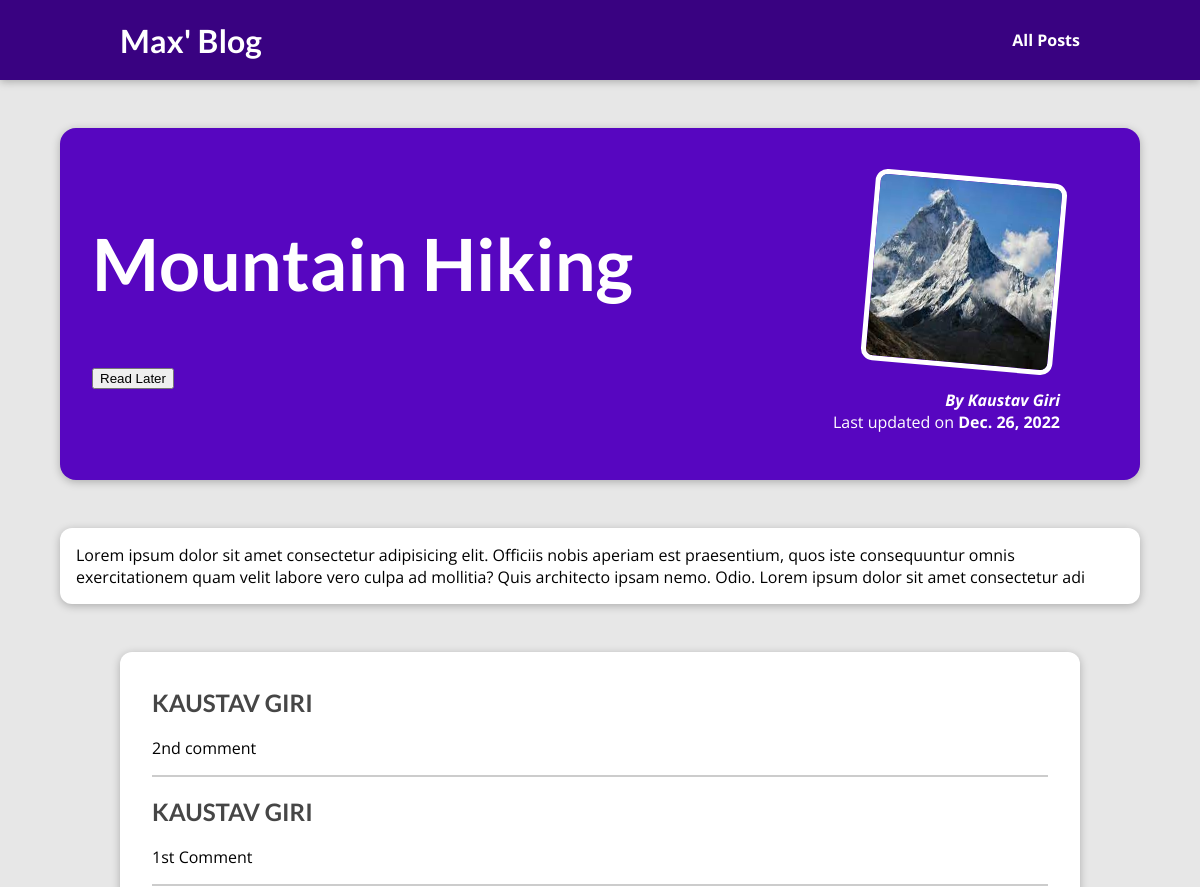
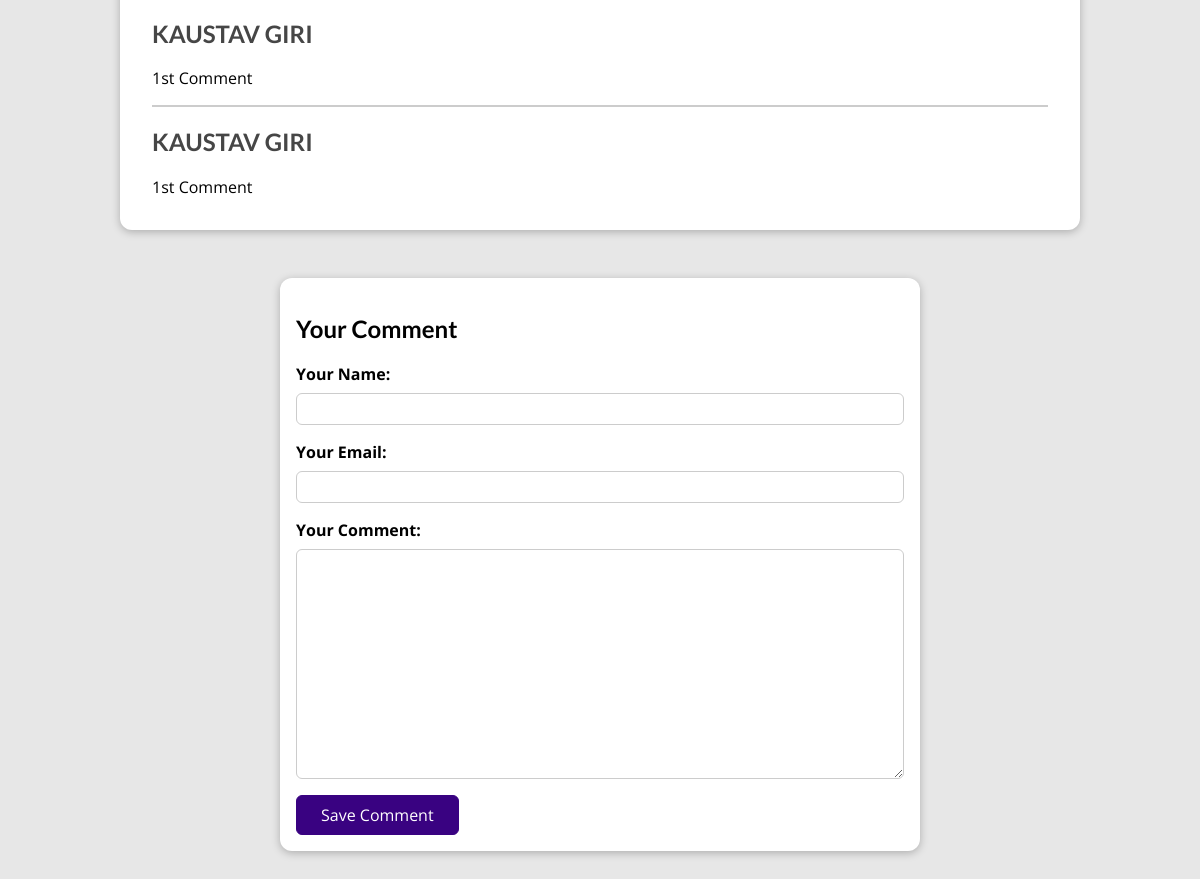
The app's page /posts/mountain-hiking with its own data (2 pictures, top to bottom).
### blogSite/models.py (models this page shows)
class Post(models.Model):
    title = models.CharField(max_length=150)
    date = models.DateField(auto_now=True)
    image = models.ImageField(upload_to='posts', null=True)
    excerpt = models.CharField(max_length=200)
    content = models.TextField(max_length=300)
    slug = models.SlugField(unique=True, db_index=True)
    author = models.ForeignKey(
        Author, on_delete=models.SET_NULL,null=True, related_name='posts')
    tags = models.ManyToManyField(Tag)

class Author(models.Model):
    first_name = models.CharField(max_length=100)
    last_name = models.CharField(max_length=100)
    email = models.EmailField(max_length=100)
    def fullName(self):
        return f"{self.first_name} {self.last_name}"
    def __str__(self):
        return f"{self.fullName()}"

class Comment(models.Model):
    name = models.CharField(max_length=100)
    email = models.EmailField()
    comment = models.TextField(max_length=400)
    post = models.ForeignKey(Post,on_delete=models.CASCADE,related_name='comment')

### blogSite/views.py (the view, shortened to what this page needs)
# urls.py: path('posts/<slug:slug>',views.PostDetails,name='Post-Details'),
def PostDetails(req, slug):
    commentForm = CommentForm()
    stored_post = req.session.get('stored_post')
    if req.method == 'GET':
        requiredPost = Post.objects.get(slug=slug)
        saved_for_later = False
        if stored_post:
            if str(requiredPost.id) in stored_post:
                saved_for_later = True
        return render(req, 'blogSite/PostDetail.html', {
            'postData': requiredPost,
            'form': commentForm,
            'comments': requiredPost.comment.all().order_by('-id'),
            'saved_for_later': saved_for_later
        })

### blogSite/form.py
class CommentForm(forms.ModelForm):
    class Meta:
        model = Comment
        exclude = ['post']
        labels = {
            'name': 'Your Name',
            'email':'Your Email',
            'comment':'Your Comment'
        }

### blogSite/templates/blogSite/PostDetail.html (shortened to what this page needs)
{% extends 'Base.html' %}
{% load static %}
{% block css %}
<link rel="stylesheet" href="{% static "blogSite/PostDetail.css" %}" />
{% endblock %}
{% block body %}
<section id="summary">
  <h2>{{postData.title|title}}</h2>
  <div id="read-later">
    <form action="{% url "read-later" %}" method="POST">
      <button>
        {% if saved_for_later %}
          Remove from "Read Later" List
        {% else %}
          Read Later
        {% endif %}
      </button>
    </form>
  </div>
  <article>
    <img src="{{postData.image.url}}" alt="Post Title" />
    <address>By {{postData.author}}</address>
    <div>Last updated on <time>{{postData.date}}</time></div>
  </article>
</section>
<main>
  {{postData.content}}
</main>
<section id="comments">
  <ul>
    {% for comment in comments %}
      <li>
        <h2>{{ comment.name }}</h2>
        <p>{{ comment.comment|linebreaks }}</p>
      </li>
    {% endfor %}
  </ul>
</section>
<section id="comment-form">
  <h2>Your Comment</h2>
  <form action="{% url "Post-Details" postData.slug %}" method="POST">
    {% for form_field in form %}
      <div class="form-control {% if form_field.errors %}invalid{% endif %}">
        {{ form_field.label_tag }}
        {{ form_field }}
      </div>
    {% endfor %}
    <button id='button'>Save Comment</button>
  </form>
</section>
{% endblock %}

### static/index.css (style rules this page uses)
* { box-sizing: border-box; }
html { font-family: 'Open Sans', 'Lato', sans-serif; }
body { margin: 0; }
h1, h2, h3 { font-family: 'Lato', sans-serif; font-weight: bold; }

### blogSite/static/blogSite/PostDetail.css (style rules this page uses)
body { background-color: #e7e7e7; }
#summary { margin: 8rem auto 3rem auto; padding: 2rem; width: 90%; max-width: 90rem; border-radius: 16px; background-color: #5706c0; position: relative; box-shadow: 0 2px 8px rgba(0, 0, 0, 0.25); height: 22rem; }
#summary h2 { color: white; font-size: 4.5rem; }
#summary article { position: absolute; top: 2rem; right: 3rem; padding: 1rem 2rem; border-radius: 12px; text-align: right; color: white; }
#summary article img { width: 12rem; height: 12rem; border-radius: 12px; transform: rotateZ(5deg); border: 5px solid white; margin-bottom: 1rem; }
#summary address { font-weight: bold; }
#summary time { font-weight: bold; }
main { width: 90%; max-width: 90rem; margin: 3rem auto; background-color: white; padding: 1rem; border-radius: 12px; box-shadow: 0 2px 8px rgba(0, 0, 0, 0.25); }
#comment-form { margin: 3rem auto; width: 90%; max-width: 40rem; border-radius: 12px; background-color: white; box-shadow: 0 2px 8px rgba(0, 0, 0, 0.25); padding: 1rem; }
#comment-form button { font: inherit; background-color: #390281; color: white; border: 1px solid #390281; padding: 0.5rem 1.5rem; border-radius: 6px; cursor: pointer; }
.form-control { margin-bottom: 1rem; }
.form-control label { font-weight: bold; margin-bottom: 0.5rem; display: block; }
.form-control input, .form-control textarea { display: block; width: 100%; font: inherit; padding: 0.25rem; border-radius: 6px; border: 1px solid #ccc; }
#comments { margin: 3rem auto; width: 90%; max-width: 60rem; border-radius: 12px; background-color: white; box-shadow: 0 2px 8px rgba(0, 0, 0, 0.25); padding: 1rem 2rem; }
#comments ul { list-style: none; margin: 0; padding: 0; }
#comments li { margin-bottom: 1rem; border-bottom: 2px solid #ccc; }
#comments li:last-of-type { border-bottom: none; }
#comments h2 { color: #464646; }

### records on screen
Post: title "Mountain Hiking", image (picture), author "Kaustav Giri", date "Dec. 26, 2022", content "Lorem ipsum dolor sit amet consectetur adipisicing elit. Officiis nobis aperiam est praesentium, quos iste consequuntur omnis exercitationem quam velit labore vero culpa ad mollitia? Quis architecto ipsam nemo. Odio. Lorem ipsum dolor sit amet consectetur adi"
Comment: name "KAUSTAV GIRI", comment "2nd comment"
Comment: name "KAUSTAV GIRI", comment "1st Comment"
Comment: name "KAUSTAV GIRI", comment "1st Comment"
Comment: name "KAUSTAV GIRI", comment "1st Comment"
